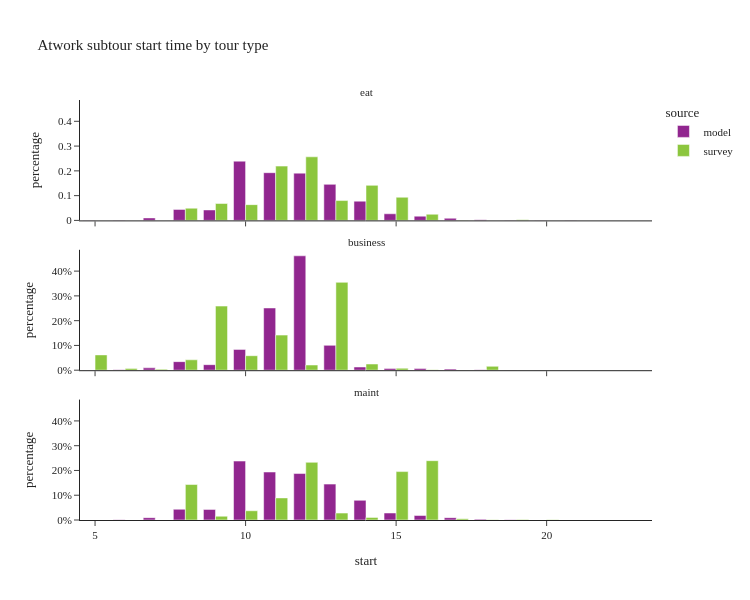

Here is the notebook cell this chart was saved with:
### Code cell
util.plot_share_facetbar(atwork_subtour, 'tour_weight', share_col="start", title="Atwork subtour start time by tour type", 
                             facet_col='tour_type', facet_col_wrap=1, height=600, orientation='v')

### Figure 1 — Plotly figure (JSON) as saved in the notebook; plotly's stock layout.template omitted (floating-point values rounded to 4 significant figures)
{"data": [{"alignmentgroup": "True", "customdata": [[37], [272], [3250], [14420], [13688], [77501], [62412], [61823], [47142], [25173], [8672], [5544], [2832], [996], [133], [105], [37], [24], [6]], "hovertemplate": "source=model<br>tour_type=eat<br>start=%{x}<br>percentage=%{y}<br>sample_size=%{customdata[0]}<extra></extra>", "legendgroup": "model", "marker": {"color": "#91268F", "pattern": {"shape": ""}}, "name": "model", "offsetgroup": "model", "orientation": "v", "showlegend": true, "textposition": "auto", "type": "bar", "x": [5.0, 6.0, 7.0, 8.0, 9.0, 10.0, 11.0, 12.0, 13.0, 14.0, 15.0, 16.0, 17.0, 18.0, 19.0, 20.0, 21.0, 22.0, 23.0], "xaxis": "x3", "y": [0.0001142, 0.0008393, 0.01003, 0.0445, 0.04224, 0.2392, 0.1926, 0.1908, 0.1455, 0.07768, 0.02676, 0.01711, 0.008739, 0.003073, 0.0004104, 0.000324, 0.0001142, 7.406e-05, 1.851e-05], "yaxis": "y3"}, {"alignmentgroup": "True", "customdata": [[30], [118], [690], [2529], [1634], [6155], [18391], [33808], [7339], [942], [516], [510], [322], [165], [37], [24], [7], [2]], "hovertemplate": "source=model<br>tour_type=business<br>start=%{x}<br>percentage=%{y}<br>sample_size=%{customdata[0]}<extra></extra>", "legendgroup": "model", "marker": {"color": "#91268F", "pattern": {"shape": ""}}, "name": "model", "offsetgroup": "model", "orientation": "v", "showlegend": false, "textposition": "auto", "type": "bar", "x": [5.0, 6.0, 7.0, 8.0, 9.0, 10.0, 11.0, 12.0, 13.0, 14.0, 15.0, 16.0, 17.0, 18.0, 19.0, 20.0, 21.0, 22.0], "xaxis": "x2", "y": [0.0004097, 0.001612, 0.009424, 0.03454, 0.02232, 0.08406, 0.2512, 0.4617, 0.1002, 0.01287, 0.007047, 0.006965, 0.004398, 0.002254, 0.0005053, 0.0003278, 9.56e-05, 2.732e-05], "yaxis": "y2"}, {"alignmentgroup": "True", "customdata": [[4], [48], [480], [2204], [2175], [12125], [9871], [9559], [7385], [4045], [1441], [920], [480], [163], [35], [18], [11], [7]], "hovertemplate": "source=model<br>tour_type=maint<br>start=%{x}<br>percentage=%{y}<br>sample_size=%{customdata[0]}<extra></extra>", "legendgroup": "model", "marker": {"color": "#91268F", "pattern": {"shape": ""}}, "name": "model", "offsetgroup": "model", "orientation": "v", "showlegend": false, "textposition": "auto", "type": "bar", "x": [5.0, 6.0, 7.0, 8.0, 9.0, 10.0, 11.0, 12.0, 13.0, 14.0, 15.0, 16.0, 17.0, 18.0, 19.0, 20.0, 21.0, 22.0], "xaxis": "x", "y": [7.848e-05, 0.0009417, 0.009417, 0.04324, 0.04267, 0.2379, 0.1937, 0.1875, 0.1449, 0.07936, 0.02827, 0.01805, 0.009417, 0.003198, 0.0006867, 0.0003531, 0.0002158, 0.0001373], "yaxis": "y"}, {"alignmentgroup": "True", "customdata": [[1], [4], [3], [6], [29], [47], [20], [7], [6], [2], [3], [1]], "hovertemplate": "source=survey<br>tour_type=eat<br>start=%{x}<br>percentage=%{y}<br>sample_size=%{customdata[0]}<extra></extra>", "legendgroup": "survey", "marker": {"color": "#8CC63E", "pattern": {"shape": ""}}, "name": "survey", "offsetgroup": "survey", "orientation": "v", "showlegend": true, "textposition": "auto", "type": "bar", "x": [7.0, 8.0, 9.0, 10.0, 11.0, 12.0, 13.0, 14.0, 15.0, 16.0, 17.0, 19.0], "xaxis": "x3", "y": [0.0, 0.04926, 0.06816, 0.06364, 0.2191, 0.2566, 0.08008, 0.1415, 0.09344, 0.02489, 0.0009906, 0.002329], "yaxis": "y3"}, {"alignmentgroup": "True", "customdata": [[5], [6], [7], [6], [15], [13], [14], [8], [9], [7], [3], [1], [1], [1]], "hovertemplate": "source=survey<br>tour_type=business<br>start=%{x}<br>percentage=%{y}<br>sample_size=%{customdata[0]}<extra></extra>", "legendgroup": "survey", "marker": {"color": "#8CC63E", "pattern": {"shape": ""}}, "name": "survey", "offsetgroup": "survey", "orientation": "v", "showlegend": false, "textposition": "auto", "type": "bar", "x": [5.0, 6.0, 7.0, 8.0, 9.0, 10.0, 11.0, 12.0, 13.0, 14.0, 15.0, 16.0, 17.0, 18.0], "xaxis": "x2", "y": [0.06178, 0.007312, 0.00372, 0.04195, 0.2588, 0.0585, 0.1416, 0.02089, 0.3546, 0.02496, 0.007859, 0.001953, 0.0003679, 0.0156], "yaxis": "y2"}, {"alignmentgroup": "True", "customdata": [[2], [3], [9], [3], [9], [14], [34], [11], [7], [12], [5], [3], [1], [1], [1]], "hovertemplate": "source=survey<br>tour_type=maint<br>start=%{x}<br>percentage=%{y}<br>sample_size=%{customdata[0]}<extra></extra>", "legendgroup": "survey", "marker": {"color": "#8CC63E", "pattern": {"shape": ""}}, "name": "survey", "offsetgroup": "survey", "orientation": "v", "showlegend": false, "textposition": "auto", "type": "bar", "x": [6.0, 7.0, 8.0, 9.0, 10.0, 11.0, 12.0, 13.0, 14.0, 15.0, 16.0, 17.0, 18.0, 19.0, 20.0], "xaxis": "x", "y": [0.0003875, 0.0, 0.1432, 0.01521, 0.03732, 0.08912, 0.2328, 0.02794, 0.01055, 0.1955, 0.2395, 0.005279, 0.0006669, 0.002118, 0.0005345], "yaxis": "y"}], "layout": {"annotations": [{"font": {}, "showarrow": false, "text": "maint", "x": 0.5, "xanchor": "center", "xref": "paper", "y": 0.2867, "yanchor": "bottom", "yref": "paper"}, {"font": {}, "showarrow": false, "text": "business", "x": 0.5, "xanchor": "center", "xref": "paper", "y": 0.6433, "yanchor": "bottom", "yref": "paper"}, {"font": {}, "showarrow": false, "text": "eat", "x": 0.5, "xanchor": "center", "xref": "paper", "y": 1.0, "yanchor": "bottom", "yref": "paper"}], "barmode": "group", "height": 600, "legend": {"title": {"text": "source"}, "tracegroupgap": 0}, "title": {"text": "Atwork subtour start time by tour type"}, "width": 750, "xaxis": {"anchor": "y", "domain": [0.0, 1.0], "title": {"text": "start"}}, "xaxis2": {"anchor": "y2", "domain": [0.0, 1.0], "matches": "x", "showticklabels": false}, "xaxis3": {"anchor": "y3", "domain": [0.0, 1.0], "matches": "x", "showticklabels": false}, "yaxis": {"anchor": "x", "domain": [0.0, 0.2867], "tickformat": ".0%", "title": {"text": "percentage"}}, "yaxis2": {"anchor": "x2", "domain": [0.3567, 0.6433], "matches": "y", "tickformat": ".0%", "title": {"text": "percentage"}}, "yaxis3": {"anchor": "x3", "domain": [0.7133, 1.0], "matches": "y", "title": {"text": "percentage"}}}}
